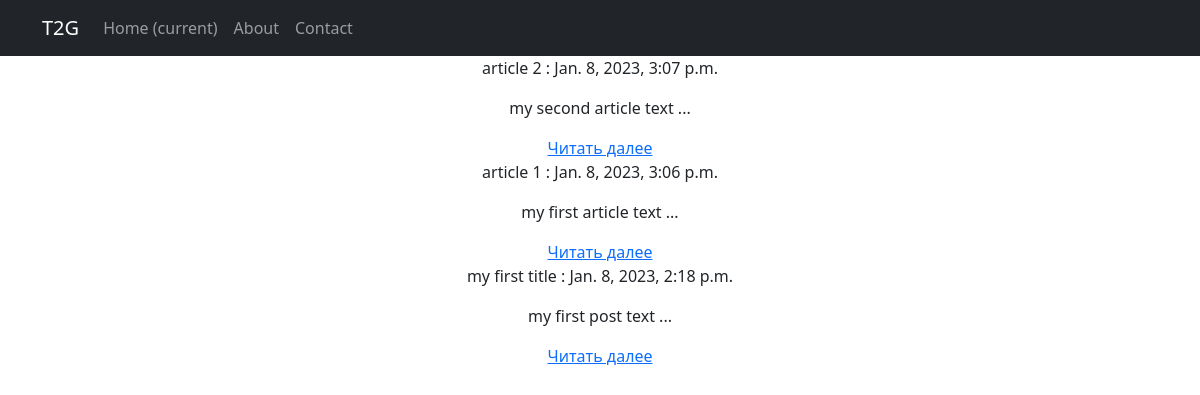
Before: /news/newslist/ with the older database file.
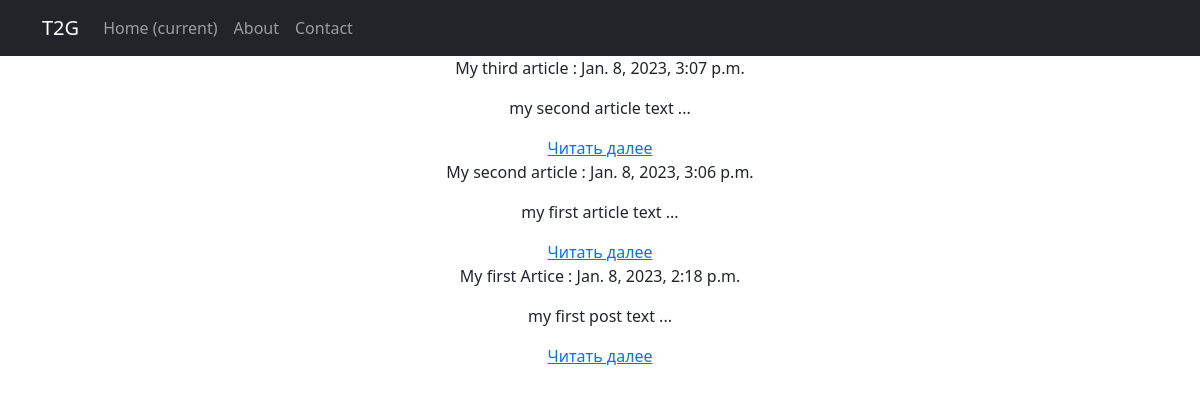
After: the same page with the newer database file.
### NewsPortal/models.py (models this page shows, shortened)
class Post(models.Model): #post
    author = models.ForeignKey(Author,on_delete=models.CASCADE)
    NEWS = 'NW'
    ARTICLE = 'AR'
    POST = 'PST'
    CASES = 'CS'
    CATEGORY_CHOICES = (
        (NEWS, 'Новость'),
        (ARTICLE, 'Статья'),
        (POST, 'Пост'),
        (CASES, 'Кейс')
    )
    categoryType = models.CharField(max_length= 4, choices=CATEGORY_CHOICES, default=POST )
    dateCreation = models.DateTimeField(auto_now_add=True)
    postCategory = models.ManyToManyField(Category, through='PostCategory') #связь many2many с классом PostCategory
    postTitle = models.CharField(max_length = 255)
    postText = models.TextField()
    postRating = models.SmallIntegerField(default=0) #rating из класса автор
    slug = models.SlugField(max_length=128, unique=True, null=True)
    def get_absolute_url(self):
        return reverse('postDetail', kwargs = {'slug' : self.slug})
    def preview(self):
        return f'{self.postText[0:100]}{" ..."}' #форматирование лучший вариант нежели просто конкатенация

### NewsPortal/views.py (the view)
# urls.py: path('newslist/', getNews, name='newslist'),
def getNews(request):
    posts = Post.objects.order_by('-dateCreation')
    return render(request, 'newslist.html', context = {'posts': posts})

### templates/news/newslist.html (shortened to what this page needs)
{% extends 'flatpages/default.html' %}
{% block content %}
{% for post in posts %}
    <p>{{ post.postTitle }} : {{post.dateCreation}}<p>
    <p>{{ post.preview}}    </p>
    <a href ="{{post.get_absolute_url }}"> Читать далее</a>
{% endfor %}
{% endblock content %}

Changed rows visible on the page:
changed Post "my second article text ...": postTitle "article 2" → "My third article"
changed Post "my first article text ...": postTitle "article 1" → "My second article"
changed Post "my first post text ...": postTitle "my first title" → "My first Artice"
